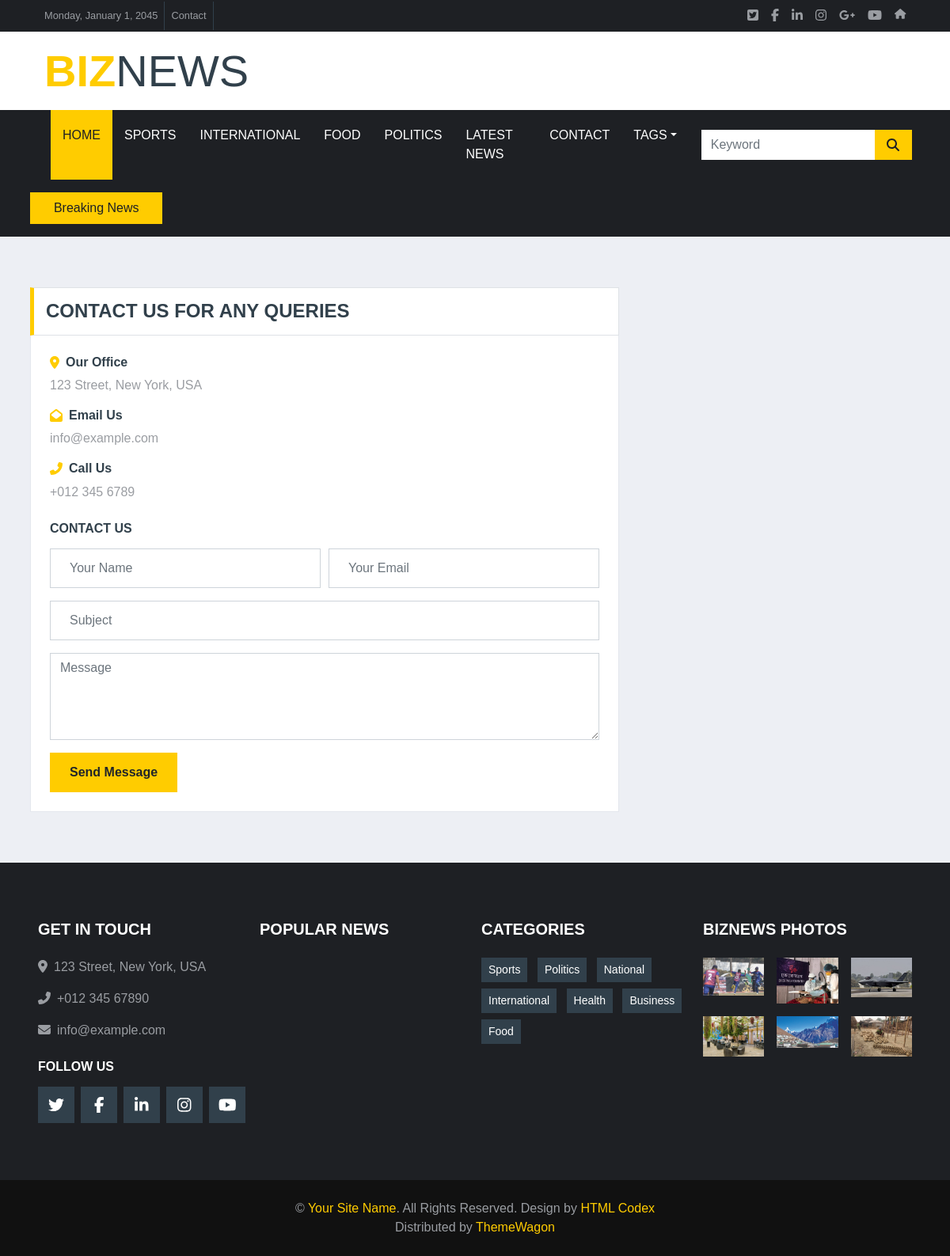
Page /contact/ on the committed database.
### biznews/models.py (models this page shows, shortened)
class TimeStampModel(models.Model):
    created_at = models.DateTimeField(auto_now_add=True)
    updated_at = models.DateTimeField(auto_now=True)
    class Meta:
        abstract = True

class Category(TimeStampModel):
    name = models.CharField(max_length=50)

### biznews/views.py (the view, shortened to what this page needs)
class ContactView(View):
    template_name = "biznew/contact.html"
    form_class = ContactForm
    def get(self, request, *args, **kwargs):
        return render (request, self.template_name)

### biznews/navigation_context_processor.py (called while the page is built)
def navigation(request):
    categories = Category.objects.all()
    top_categories = (
        Post.objects.values("category__pk","category__name")
        .annotate(
            pk=F("category__pk"), name=F("category__name"), max_views=Sum("views_count")
        )
        .order_by("-views_count")
        .values("pk", "name", "max_views")
    )[:4]
    print(top_categories)
    tags = Tag.objects.all()[:10]
    return {
        "categories" : categories,
        "top_categories": top_categories,
        "tags" : tags,
    }

### templates/biznew/contact.html (shortened to what this page needs)
{% extends 'biznew/base.html' %}
{% block content %}
    <div class="container-fluid mt-5 pt-3">
        <div class="container">
            <div class="row">
                <div class="col-lg-8">
                    <div class="section-title mb-0">
                        <h4 class="m-0 text-uppercase font-weight-bold">Contact Us For Any Queries</h4>
                    </div>
                    <div class="bg-white border border-top-0 p-4 mb-3">
                        <div class="mb-4">
                            <div class="mb-3">
                                <div class="d-flex align-items-center mb-2">
                                    <i class="fa fa-map-marker-alt text-primary mr-2"></i>
                                    <h6 class="font-weight-bold mb-0">Our Office</h6>
                                </div>
                                <p class="m-0">123 Street, New York, USA</p>
                            </div>
                            <div class="mb-3">
                                <div class="d-flex align-items-center mb-2">
                                    <i class="fa fa-envelope-open text-primary mr-2"></i>
                                    <h6 class="font-weight-bold mb-0">Email Us</h6>
                                </div>
                                <p class="m-0">info@example.com</p>
                            </div>
                            <div class="mb-3">
                                <div class="d-flex align-items-center mb-2">
                                    <i class="fa fa-phone-alt text-primary mr-2"></i>
                                    <h6 class="font-weight-bold mb-0">Call Us</h6>
                                </div>
                                <p class="m-0">+012 345 6789</p>
                            </div>
                        </div>
                        <h6 class="text-uppercase font-weight-bold mb-3">Contact Us</h6>
                        <form action="" method="post" id="contactForm">
                            <div class="form-row">
                                <div class="col-md-6">
                                    <div class="form-group">
                                        <input type="text"
                                               name="name"
                                               id="name"
                                               class="form-control p-4"
                                               placeholder="Your Name"
                                               required="required"/>
                                    </div>
                                </div>
                                <div class="col-md-6">
                                    <div class="form-group">
                                        <input type="email"
                                               name="email"
                                               id="email"
                                               class="form-control p-4"
                                               placeholder="Your Email"
                                               required="required"/>
                                    </div>
                                </div>
                            </div>
                            <div class="form-group">
                                <input type="text"
                                       name="subject"
                                       id="subject"
                                       class="form-control p-4"
                                       placeholder="Subject"
                                       required="required"/>
                            </div>
                            <div class="form-group">
                                <textarea class="form-control"
                                          name="message"
                                          id="message"
                                          rows="4"
                                          placeholder="Message"
                                          required="required"></textarea>
                            </div>
                            <div>
                                <button class="btn btn-primary font-weight-semi-bold px-4"
                                        style="height: 50px"
                                        type="submit">Send Message</button>
                            </div>
                        </form>
                    </div>
                </div>
                <div class="col-lg-4"></div>
            </div>
        </div>
    </div>
{% endblock content %}

### templates/biznew/footer/footer.html (shortened to what this page needs)
{% load static %}
<div class="container-fluid bg-dark pt-5 px-sm-3 px-md-5 mt-5">
  <div class="row py-4">
    <div class="col-lg-3 col-md-6 mb-5">
      <h5 class="mb-4 text-white text-uppercase font-weight-bold">Get In Touch</h5>
      <p class="font-weight-medium">
        <i class="fa fa-map-marker-alt mr-2"></i>123 Street, New York, USA
      </p>
      <p class="font-weight-medium">
        <i class="fa fa-phone-alt mr-2"></i>+012 345 67890
      </p>
      <p class="font-weight-medium">
        <i class="fa fa-envelope mr-2"></i>info@example.com
      </p>
      <h6 class="mt-4 mb-3 text-white text-uppercase font-weight-bold">Follow Us</h6>
      <div class="d-flex justify-content-start">
        <a class="btn btn-lg btn-secondary btn-lg-square mr-2" href="#"><i class="fab fa-twitter"></i
        ></a>
        <a class="btn btn-lg btn-secondary btn-lg-square mr-2" href="#"><i class="fab fa-facebook-f"></i
        ></a>
        <a class="btn btn-lg btn-secondary btn-lg-square mr-2" href="#"><i class="fab fa-linkedin-in"></i
        ></a>
        <a class="btn btn-lg btn-secondary btn-lg-square mr-2" href="#"><i class="fab fa-instagram"></i
        ></a>
        <a class="btn btn-lg btn-secondary btn-lg-square" href="#"><i class="fab fa-youtube"></i
        ></a>
      </div>
    </div>
    <div class="col-lg-3 col-md-6 mb-5">
      <h5 class="mb-4 text-white text-uppercase font-weight-bold">Popular News</h5>
    </div>
    <div class="col-lg-3 col-md-6 mb-5">
      <h5 class="mb-4 text-white text-uppercase font-weight-bold">Categories</h5>
      <div class="m-n1">
        {% for category in categories %}
          <a href="{% url 'post-by-category' category.pk %}"
             class="btn btn-sm btn-secondary m-1">{{ category.name|title }}</a
            >
          {% endfor %}
        </div>
      </div>
      <div class="col-lg-3 col-md-6 mb-5">
        <h5 class="mb-4 text-white text-uppercase font-weight-bold">Biznews Photos</h5>
        <div class="row">
          <div class="col-4 mb-3">
            <a href="">
              <img class="w-100" src="{% static 'img/thumb_1.jpg' %}" alt="" />
            </a>
          </div>
          <div class="col-4 mb-3">
            <a href="">
              <img class="w-100" src="{% static 'img/thumb_2.jpg' %}" alt="" />
            </a>
          </div>
          <div class="col-4 mb-3">
            <a href="">
              <img class="w-100" src="{% static 'img/thumb_3.jpg' %}" alt="" />
            </a>
          </div>
          <div class="col-4 mb-3">
            <a href="">
              <img class="w-100" src="{% static 'img/thumb_4.jpg' %}" alt="" />
            </a>
          </div>
          <div class="col-4 mb-3">
            <a href="">
              <img class="w-100" src="{% static 'img/thumb_5.jpg' %}" alt="" />
            </a>
          </div>
          <div class="col-4 mb-3">
            <a href="">
              <img class="w-100" src="{% static 'img/thumb_6.jpg' %}" alt="" />
            </a>
          </div>
        </div>
      </div>
    </div>
  </div>
  <div class="container-fluid py-4 px-sm-3 px-md-5"
       style="background: #111111">
    <p class="m-0 text-center">
      &copy; <a href="#">Your Site Name</a>. All Rights Reserved.
      Design by <a href="https://htmlcodex.com">HTML Codex</a>
      <br />
      Distributed by <a href="https://themewagon.com">ThemeWagon</a>
    </p>
  </div>

### rows in the picture
Category: name "Sports"
Category: name "Politics"
Category: name "National"
Category: name "International"
Category: name "Health"
Category: name "Business"
Category: name "Food"

### other values in the picture
{{ category.name|title }} "SPORTS" "INTERNATIONAL" "FOOD" "POLITICS"
